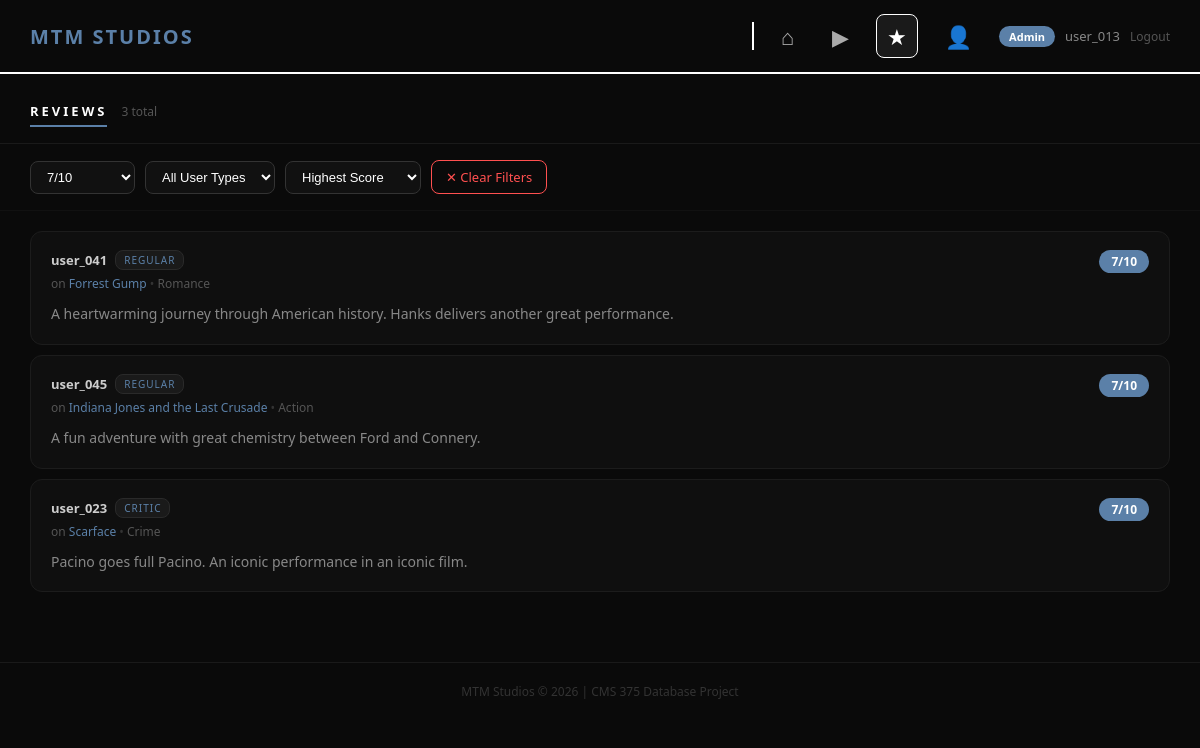
The app's page /reviews.php?score=7 (signed in) with its own data.
### tables this page shows
CREATE TABLE Reviews (
    ReviewID VARCHAR(20) PRIMARY KEY,
    MovieID  VARCHAR(20),
    UserID   VARCHAR(20),
    Score    INT,
    Text     TEXT,
    FOREIGN KEY (MovieID) REFERENCES Movies(MovieID),
    FOREIGN KEY (UserID)  REFERENCES Users(UserID)
);

CREATE TABLE Users (
    UserID        VARCHAR(20)  PRIMARY KEY,
    FirstName     VARCHAR(50),
    LastName      VARCHAR(50),
    Email         VARCHAR(100),
    UserType      VARCHAR(20),
    FavoriteGenre VARCHAR(50),
    Password      VARCHAR(255)
);

CREATE TABLE Movies (
    MovieID           VARCHAR(20)  PRIMARY KEY,
    ReleaseYear       INT,
    Title             VARCHAR(255),
    PosterURL         VARCHAR(255),
    StreamingService VARCHAR(255),
    Genre             VARCHAR(100),
    Rating            DECIMAL(3,1),
    Description       VARCHAR(255)
);

### reviews.php (the view, shortened to what this page needs)
<?php
include __DIR__ . '/db_connect.php';
$is_guest = ($_SESSION['user_id'] === 'Guest');
$score_filter = isset($_GET['score'])    ? intval($_GET['score'])                                : 0;
$role_filter  = isset($_GET['role'])     ? mysqli_real_escape_string($conn, $_GET['role'])       : '';
$sort         = (isset($_GET['sort']) && in_array($_GET['sort'], ['score_desc','score_asc','movie']))
                ? $_GET['sort'] : 'score_desc';
$sql = "SELECT Reviews.*, Users.UserType, Movies.Title AS MovieTitle, Movies.Genre
        FROM Reviews
        JOIN Users  ON Reviews.UserID  = Users.UserID
        JOIN Movies ON Reviews.MovieID = Movies.MovieID
        WHERE 1=1";
if ($score_filter > 0) $sql .= " AND Reviews.Score = $score_filter";
switch ($sort) {
    default:          $sql .= " ORDER BY Reviews.Score DESC";
}
$result = mysqli_query($conn, $sql);
$total  = mysqli_num_rows($result);
?>
<!DOCTYPE html>
<html lang="en">
<head>
</head>
<body>
<nav class="navbar">
    <a href="index.php" class="logo">MTM STUDIOS</a>
    <div class="nav-right">
        <div class="nav-divider"></div>
        <div class="nav-icons">
            <a href="index.php" title="Home">&#8962;</a>
            <a href="movies.php" title="Movies">&#9654;</a>
            <a href="reviews.php" class="active" title="Reviews">&#9733;</a>
            <a href="users.php" title="Users">&#128100;</a>
        </div>
        <div class="user-info">
            <span class="user-badge"><?php echo htmlspecialchars($_SESSION['user_type']); ?></span>
            <?php echo htmlspecialchars($_SESSION['user_id']); ?>
            <?php if ($is_guest): ?>
                <a href="register.php" class="create-acct-link">Create Account</a>
            <?php else: ?>
                <a href="logout.php" class="logout-link">Logout</a>
            <?php endif; ?>
        </div>
    </div>
</nav>
<div class="page-header">
    <div class="page-header-left">
        <div class="page-title">Reviews</div>
        <div class="page-count"><?php echo $total; ?> total</div>
    </div>
</div>
<form method="GET" action="reviews.php">
    <div class="filter-bar">
        <select name="score" class="filter-select" onchange="this.form.submit()">
            <?php for ($i = 10; $i >= 1; $i--): ?>
                <option value="<?php echo $i; ?>" <?php echo ($score_filter == $i) ? 'selected' : ''; ?>>
                    <?php echo $i; ?>/10
                </option>
            <?php endfor; ?>
        </select>
        <select name="role" class="filter-select" onchange="this.form.submit()">
            <option value="">All User Types</option>
        </select>
        <select name="sort" class="filter-select" onchange="this.form.submit()">
            <option value="score_desc" <?php echo ($sort == 'score_desc') ? 'selected' : ''; ?>>Highest Score</option>
        </select>
        <?php if ($score_filter > 0 || $role_filter != ''): ?>
            <a href="reviews.php" class="clear-btn">&#10005; Clear Filters</a>
        <?php endif; ?>
    </div>
</form>
<div class="reviews-container">
    <?php if ($total == 0): ?>
        <div class="empty-state">No reviews match the selected filters.</div>
    <?php else: ?>
        <?php while ($review = mysqli_fetch_assoc($result)): ?>
            <div class="review-card">
                <div class="review-top">
                    <div>
                        <div class="review-left">
                            <span class="user-id"><?php echo htmlspecialchars($review['UserID']); ?></span>
                            <span class="user-role"><?php echo htmlspecialchars($review['UserType']); ?></span>
                        </div>
                        <div class="review-movie" style="margin-top:5px;">
                            on <a href="movie.php?id=<?php echo urlencode($review['MovieID']); ?>">
                                <?php echo htmlspecialchars($review['MovieTitle']); ?>
                            </a>
                            <span style="color:#333;">&bull;</span>
                            <?php echo htmlspecialchars($review['Genre']); ?>
                        </div>
                    </div>
                    <span class="review-score"><?php echo $review['Score']; ?>/10</span>
                </div>
                <div class="review-text"><?php echo htmlspecialchars($review['Text']); ?></div>
            </div>
        <?php endwhile; ?>
    <?php endif; ?>
</div>
<div class="footer">MTM Studios &copy; 2026 | CMS 375 Database Project</div>
</body>
</html>

### reviews.php (style rules this page uses)
* { margin: 0; padding: 0; box-sizing: border-box; }
body { font-family: 'Segoe UI', sans-serif; background-color: #0a0a0a; color: #ffffff; }
.navbar { background-color: #0a0a0a; border-bottom: 2px solid #ffffff; padding: 14px 30px; display: flex; justify-content: space-between; align-items: center; }
.logo { font-size: 20px; font-weight: bold; color: #5b80a8; text-decoration: none; letter-spacing: 2px; }
.nav-right { display: flex; align-items: center; }
.nav-divider { width: 2px; height: 28px; background-color: #ffffff; margin: 0 16px; }
.nav-icons { display: flex; align-items: center; gap: 16px; }
.nav-icons a { color: #aaa; text-decoration: none; font-size: 22px; padding: 6px 10px; border: 1px solid transparent; border-radius: 8px; transition: all 0.2s; }
.nav-icons a:hover, .nav-icons a.active { color: #fff; border-color: #fff; background-color: #1a1a1a; }
.user-info { display: flex; align-items: center; gap: 10px; margin-left: 16px; font-size: 13px; color: #888; }
.user-badge { background: #5b80a8; color: #fff; padding: 3px 10px; border-radius: 20px; font-size: 11px; font-weight: bold; }
.logout-link { color: #555; text-decoration: none; font-size: 12px; transition: color 0.2s; }
.page-header { padding: 28px 30px 16px; border-bottom: 1px solid #1a1a1a; display: flex; align-items: center; justify-content: space-between; flex-wrap: wrap; gap: 16px; }
.page-header-left { display: flex; align-items: baseline; gap: 14px; }
.page-title { font-size: 13px; font-weight: 700; letter-spacing: 3px; text-transform: uppercase; border-bottom: 2px solid #5b80a8; padding-bottom: 5px; }
.page-count { font-size: 12px; color: #555; }
.filter-bar { display: flex; gap: 10px; flex-wrap: wrap; align-items: center; padding: 16px 30px; border-bottom: 1px solid #111; }
.filter-select { padding: 7px 12px; background: #111; border: 1px solid #333; border-radius: 8px; color: #fff; font-size: 13px; cursor: pointer; }
.filter-select option { background: #111; }
.clear-btn { padding: 7px 14px; background: transparent; color: #ff5050; border: 1px solid #ff5050; border-radius: 8px; font-size: 13px; cursor: pointer; text-decoration: none; transition: all 0.2s; }
.reviews-container { padding: 20px 30px 60px; }
.review-card { border: 1px solid #1c1c1c; border-radius: 12px; padding: 18px 20px; margin-bottom: 10px; background: #0f0f0f; transition: border-color 0.2s; }
.review-top { display: flex; justify-content: space-between; align-items: flex-start; margin-bottom: 10px; gap: 12px; flex-wrap: wrap; }
.review-left { display: flex; align-items: center; gap: 8px; flex-wrap: wrap; }
.user-id { font-size: 13px; font-weight: 600; color: #ccc; }
.user-role { font-size: 10px; letter-spacing: 1px; text-transform: uppercase; background: #1a1a1a; border: 1px solid #2a2a2a; color: #5b80a8; padding: 2px 8px; border-radius: 8px; }
.review-movie { font-size: 12px; color: #555; }
.review-movie a { color: #5b80a8; text-decoration: none; }
.review-score { background: #5b80a8; color: #fff; padding: 3px 12px; border-radius: 20px; font-size: 12px; font-weight: bold; white-space: nowrap; flex-shrink: 0; }
.review-text { font-size: 14px; line-height: 1.7; color: #888; }
.footer { text-align: center; padding: 20px; color: #333; font-size: 12px; border-top: 1px solid #1a1a1a; }

### records on screen
reviews: UserID "user_041", UserID.UserType "REGULAR", MovieID.Title "Forrest Gump", MovieID.Genre "Romance", Score "7", Text "A heartwarming journey through American history. Hanks delivers another great performance."
reviews: UserID "user_045", UserID.UserType "REGULAR", MovieID.Title "Indiana Jones and the Last Crusade", MovieID.Genre "Action", Score "7", Text "A fun adventure with great chemistry between Ford and Connery."
reviews: UserID "user_023", UserID.UserType "CRITIC", MovieID.Title "Scarface", MovieID.Genre "Crime", Score "7", Text "Pacino goes full Pacino. An iconic performance in an iconic film."

### other values on screen
$_SESSION['user_type'] "Admin"
$_SESSION['user_id'] "user_013"
$total "3"
form field score "7/10"
